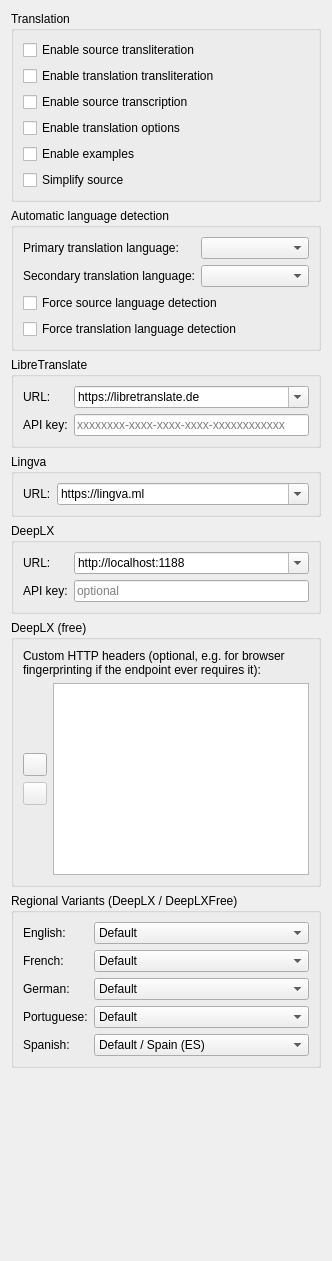
          <widget class="QWidget" name="translationPage">
           <property name="sizePolicy">
            <sizepolicy hsizetype="Ignored" vsizetype="Ignored">
             <horstretch>0</horstretch>
             <verstretch>0</verstretch>
            </sizepolicy>
           </property>
           <layout class="QVBoxLayout" name="translationLayout">
            <item>
             <widget class="QGroupBox" name="translationGroupBox">
              <property name="title">
               <string>Translation</string>
              </property>
              <layout class="QVBoxLayout" name="translationBoxLayout">
               <item>
                <widget class="QCheckBox" name="sourceTranslitCheckBox">
                 <property name="toolTip">
                  <string>&lt;html&gt;&lt;head/&gt;&lt;body&gt;&lt;p&gt;Enable or disable source transliteration&lt;/p&gt;&lt;/body&gt;&lt;/html&gt;</string>
                 </property>
                 <property name="text">
                  <string>Enable source transliteration</string>
                 </property>
                </widget>
               </item>
               <item>
                <widget class="QCheckBox" name="translationTranslitCheckBox">
                 <property name="toolTip">
                  <string>&lt;html&gt;&lt;head/&gt;&lt;body&gt;&lt;p&gt;Enable or disable translation transliteration&lt;/p&gt;&lt;/body&gt;&lt;/html&gt;</string>
                 </property>
                 <property name="text">
                  <string>Enable translation transliteration</string>
                 </property>
                </widget>
               </item>
               <item>
                <widget class="QCheckBox" name="sourceTranscriptionCheckBox">
                 <property name="toolTip">
                  <string>&lt;html&gt;&lt;head/&gt;&lt;body&gt;&lt;p&gt;Enable or disable source transcription&lt;/p&gt;&lt;/body&gt;&lt;/html&gt;</string>
                 </property>
                 <property name="text">
                  <string>Enable source transcription</string>
                 </property>
                </widget>
               </item>
               <item>
                <widget class="QCheckBox" name="translationOptionsCheckBox">
                 <property name="toolTip">
                  <string>&lt;html&gt;&lt;head/&gt;&lt;body&gt;&lt;p&gt;Enable or disable translation options&lt;/p&gt;&lt;/body&gt;&lt;/html&gt;</string>
                 </property>
                 <property name="text">
                  <string>Enable translation options</string>
                 </property>
                </widget>
               </item>
               <item>
                <widget class="QCheckBox" name="examplesCheckBox">
                 <property name="toolTip">
                  <string>&lt;html&gt;&lt;head/&gt;&lt;body&gt;&lt;p&gt;Enable or disable usage examples&lt;/p&gt;&lt;/body&gt;&lt;/html&gt;</string>
                 </property>
                 <property name="text">
                  <string>Enable examples</string>
                 </property>
                </widget>
               </item>
               <item>
                <widget class="QCheckBox" name="sourceSimplificationCheckBox">
                 <property name="toolTip">
                  <string>&lt;html&gt;&lt;head/&gt;&lt;body&gt;&lt;p&gt;Replace each sequence of whitespaces (this includes the ASCII characters '\t', '\n', '\v', '\f', '\r', and ' ') with a single space in queries&lt;/p&gt;&lt;/body&gt;&lt;/html&gt;</string>
                 </property>
                 <property name="text">
                  <string>Simplify source</string>
                 </property>
                </widget>
               </item>
              </layout>
             </widget>
            </item>
            <item>
             <widget class="QGroupBox" name="langDetectionGroupBox">
              <property name="title">
               <string>Automatic language detection</string>
              </property>
              <layout class="QFormLayout" name="formLayout_5">
               <item row="0" column="0">
                <widget class="QLabel" name="primaryLangLabel">
                 <property name="text">
                  <string>Primary translation language:</string>
                 </property>
                </widget>
               </item>
               <item row="0" column="1">
                <widget class="QComboBox" name="primaryLangComboBox">
                 <property name="toolTip">
                  <string>&lt;html&gt;&lt;head/&gt;&lt;body&gt;&lt;p&gt;Language to which text will be translated when autodetecting&lt;/p&gt;&lt;/body&gt;&lt;/html&gt;</string>
                 </property>
                </widget>
               </item>
               <item row="1" column="0">
                <widget class="QLabel" name="secondaryLangLabel">
                 <property name="text">
                  <string>Secondary translation language:</string>
                 </property>
                </widget>
               </item>
               <item row="1" column="1">
                <widget class="QComboBox" name="secondaryLangComboBox">
                 <property name="toolTip">
                  <string>&lt;html&gt;&lt;head/&gt;&lt;body&gt;&lt;p&gt;Language to which the text will be translated if it is in the language selected above&lt;/p&gt;&lt;/body&gt;&lt;/html&gt;</string>
                 </property>
                </widget>
               </item>
               <item row="2" column="0" colspan="2">
                <widget class="QCheckBox" name="forceSourceAutodetectCheckBox">
                 <property name="toolTip">
                  <string>&lt;html&gt;&lt;head/&gt;&lt;body&gt;&lt;p&gt;Automatically switch to &lt;span style=&quot; font-style:italic;&quot;&gt;Auto&lt;/span&gt; when using OCR and global shortcuts&lt;/p&gt;&lt;/body&gt;&lt;/html&gt;</string>
                 </property>
                 <property name="text">
                  <string>Force source language detection</string>
                 </property>
                </widget>
               </item>
               <item row="3" column="0" colspan="2">
                <widget class="QCheckBox" name="forceTranslationAutodetectCheckBox">
                 <property name="toolTip">
                  <string>&lt;html&gt;&lt;head/&gt;&lt;body&gt;&lt;p&gt;Automatically switch to &lt;span style=&quot; font-style:italic;&quot;&gt;Auto&lt;/span&gt; when using OCR and global shortcuts&lt;/p&gt;&lt;/body&gt;&lt;/html&gt;</string>
                 </property>
                 <property name="text">
                  <string>Force translation language detection</string>
                 </property>
                </widget>
               </item>
              </layout>
             </widget>
            </item>
            <item>
             <widget class="QGroupBox" name="libreTranslateGroupBox">
              <property name="title">
               <string notr="true">LibreTranslate</string>
              </property>
              <layout class="QFormLayout" name="formLayout_10">
               <item row="1" column="0">
                <widget class="QLabel" name="libreTranslateUrlLabel">
                 <property name="text">
                  <string notr="true">URL:</string>
                 </property>
                </widget>
               </item>
               <item row="2" column="1">
                <widget class="QLineEdit" name="libreTranslateApiKeyTextEdit">
                 <property name="toolTip">
                  <string>&lt;html&gt;&lt;head/&gt;&lt;body&gt;&lt;p&gt;LibreTranslate instance API key&lt;/p&gt;&lt;p&gt;Free instances listed here doesn't require a key, so field can be empty&lt;/p&gt;&lt;/body&gt;&lt;/html&gt;</string>
                 </property>
                 <property name="text">
                  <string notr="true"/>
                 </property>
                 <property name="placeholderText">
                  <string notr="true">xxxxxxxx-xxxx-xxxx-xxxx-xxxxxxxxxxxx</string>
                 </property>
                </widget>
               </item>
               <item row="2" column="0">
                <widget class="QLabel" name="libreTranslateApiKeyLabel">
                 <property name="text">
                  <string>API key:</string>
                 </property>
                </widget>
               </item>
               <item row="1" column="1">
                <widget class="QComboBox" name="libreTranslateUrlComboBox">
                 <property name="sizePolicy">
                  <sizepolicy hsizetype="MinimumExpanding" vsizetype="Fixed">
                   <horstretch>0</horstretch>
                   <verstretch>0</verstretch>
                  </sizepolicy>
                 </property>
                 <property name="toolTip">
                  <string>&lt;html&gt;&lt;head/&gt;&lt;body&gt;&lt;p&gt;LibreTranslate engine URL&lt;/p&gt;&lt;p&gt;All instances can be found here: https://github.com/LibreTranslate/LibreTranslate#mirrors&lt;/p&gt;&lt;/body&gt;&lt;/html&gt;</string>
                 </property>
                 <property name="editable">
                  <bool>true</bool>
                 </property>
                 <property name="currentText">
                  <string notr="true">https://libretranslate.de</string>
                 </property>
                 <item>
                  <property name="text">
                   <string notr="true">https://libretranslate.de</string>
                  </property>
                 </item>
                </widget>
               </item>
              </layout>
             </widget>
            </item>
            <item>
             <widget class="QGroupBox" name="lingvaGroupBox">
              <property name="title">
               <string notr="true">Lingva</string>
              </property>
              <layout class="QFormLayout" name="formLayout_11">
               <item row="0" column="0">
                <widget class="QLabel" name="lingvaUrlLabel">
                 <property name="text">
                  <string notr="true">URL:</string>
                 </property>
                </widget>
               </item>
               <item row="0" column="1">
                <widget class="QComboBox" name="lingvaUrlComboBox">
                 <property name="sizePolicy">
                  <sizepolicy hsizetype="MinimumExpanding" vsizetype="Fixed">
                   <horstretch>0</horstretch>
                   <verstretch>0</verstretch>
                  </sizepolicy>
                 </property>
                 <property name="toolTip">
                  <string>&lt;html&gt;&lt;head/&gt;&lt;body&gt;&lt;p&gt;Lingva engine URL&lt;/p&gt;&lt;p&gt;All instances can be found here: https://github.com/TheDavidDelta/lingva-translate#instances&lt;/p&gt;&lt;/body&gt;&lt;/html&gt;</string>
                 </property>
                 <property name="editable">
                  <bool>true</bool>
                 </property>
                 <property name="currentText">
                  <string notr="true">https://lingva.ml</string>
                 </property>
                 <item>
                  <property name="text">
                   <string notr="true">https://lingva.ml</string>
                  </property>
                 </item>
                 <item>
                  <property name="text">
                   <string notr="true">https://translate.plausibility.cloud</string>
                  </property>
                 </item>
                 <item>
                  <property name="text">
                   <string notr="true">https://lingva.lunar.icu</string>
                  </property>
                 </item>
                </widget>
               </item>
              </layout>
             </widget>
            </item>
            <item>
             <widget class="QGroupBox" name="deeplxGroupBox">
              <property name="title">
               <string notr="true">DeepLX</string>
              </property>
              <layout class="QFormLayout" name="formLayout_12">
               <item row="0" column="0">
                <widget class="QLabel" name="deeplxUrlLabel">
                 <property name="text">
                  <string notr="true">URL:</string>
                 </property>
                </widget>
               </item>
               <item row="0" column="1">
                <widget class="QComboBox" name="deeplxUrlComboBox">
                 <property name="sizePolicy">
                  <sizepolicy hsizetype="MinimumExpanding" vsizetype="Fixed">
                   <horstretch>0</horstretch>
                   <verstretch>0</verstretch>
                  </sizepolicy>
                 </property>
                 <property name="toolTip">
                  <string>&lt;html&gt;&lt;head/&gt;&lt;body&gt;&lt;p&gt;DeepLX (DLX) instance URL&lt;/p&gt;&lt;p&gt;DeepLX is self-hosted, so point this at your own running instance, e.g. http://localhost:1188&lt;/p&gt;&lt;/body&gt;&lt;/html&gt;</string>
                 </property>
                 <property name="editable">
                  <bool>true</bool>
                 </property>
                 <property name="currentText">
                  <string notr="true">http://localhost:1188</string>
                 </property>
                 <item>
                  <property name="text">
                   <string notr="true">http://localhost:1188</string>
                  </property>
                 </item>
                </widget>
               </item>
               <item row="1" column="0">
                <widget class="QLabel" name="deeplxApiKeyLabel">
                 <property name="text">
                  <string>API key:</string>
                 </property>
                </widget>
               </item>
               <item row="1" column="1">
                <widget class="QLineEdit" name="deeplxApiKeyTextEdit">
                 <property name="toolTip">
                  <string>&lt;html&gt;&lt;head/&gt;&lt;body&gt;&lt;p&gt;Bearer token for your DeepLX instance&lt;/p&gt;&lt;p&gt;Only required if your instance was started with the -token option, so this field can usually be left empty&lt;/p&gt;&lt;/body&gt;&lt;/html&gt;</string>
                 </property>
                 <property name="text">
                  <string notr="true"/>
                 </property>
                 <property name="placeholderText">
                  <string notr="true">optional</string>
                 </property>
                </widget>
               </item>
              </layout>
             </widget>
            </item>
            <item>
             <widget class="QGroupBox" name="deeplxFreeGroupBox">
              <property name="title">
               <string notr="true">DeepLX (free)</string>
              </property>
              <layout class="QVBoxLayout" name="deeplxFreeLayout">
               <item>
                <widget class="QLabel" name="deeplxFreeHeadersLabel">
                 <property name="text">
                  <string>Custom HTTP headers (optional, e.g. for browser fingerprinting if the endpoint ever requires it):</string>
                 </property>
                 <property name="wordWrap">
                  <bool>true</bool>
                 </property>
                </widget>
               </item>
               <item>
                <layout class="QHBoxLayout" name="deeplxFreeHeadersTableHorizontalLayout">
                 <item>
                  <layout class="QVBoxLayout" name="deeplxFreeHeadersButtonsVerticalLayout">
                   <item>
                    <spacer name="deeplxFreeHeadersButtonsVerticalSpacer1">
                     <property name="orientation">
                      <enum>Qt::Vertical</enum>
                     </property>
                     <property name="sizeHint" stdset="0">
                      <size>
                       <width>0</width>
                       <height>0</height>
                      </size>
                     </property>
                    </spacer>
                   </item>
                   <item>
                    <widget class="QToolButton" name="deeplxFreeHeadersAddButton">
                     <property name="icon">
                      <iconset theme="list-add"/>
                     </property>
                    </widget>
                   </item>
                   <item>
                    <widget class="QToolButton" name="deeplxFreeHeadersRemoveButton">
                     <property name="enabled">
                      <bool>false</bool>
                     </property>
                     <property name="icon">
                      <iconset theme="list-remove"/>
                     </property>
                    </widget>
                   </item>
                   <item>
                    <spacer name="deeplxFreeHeadersButtonsVerticalSpacer2">
                     <property name="orientation">
                      <enum>Qt::Vertical</enum>
                     </property>
                     <property name="sizeHint" stdset="0">
                      <size>
                       <width>0</width>
                       <height>0</height>
                      </size>
                     </property>
                    </spacer>
                   </item>
                  </layout>
                 </item>
                 <item>
                  <widget class="TesseractParametersTableWidget" name="deeplxFreeHeadersTableWidget"/>
                 </item>
                </layout>
               </item>
              </layout>
             </widget>
            </item>
            <item>
             <widget class="QGroupBox" name="deeplRegionsGroupBox">
              <property name="toolTip">
               <string>Only affects the DeepLX and DeepLXFree engines - other engines don't support regional variants of a language.</string>
              </property>
              <property name="title">
               <string>Regional Variants (DeepLX / DeepLXFree)</string>
              </property>
              <layout class="QFormLayout" name="deeplRegionsFormLayout">
               <item row="0" column="0">
                <widget class="QLabel" name="englishRegionLabel">
                 <property name="text">
                  <string notr="true">English:</string>
                 </property>
                </widget>
               </item>
               <item row="0" column="1">
                <widget class="QComboBox" name="englishRegionComboBox">
                 <item>
                  <property name="text">
                   <string>Default</string>
                  </property>
                 </item>
                 <item>
                  <property name="text">
                   <string notr="true">American (EN-US)</string>
                  </property>
                 </item>
                 <item>
                  <property name="text">
                   <string notr="true">British (EN-GB)</string>
                  </property>
                 </item>
                </widget>
               </item>
               <item row="1" column="0">
                <widget class="QLabel" name="frenchRegionLabel">
                 <property name="text">
                  <string notr="true">French:</string>
                 </property>
                </widget>
               </item>
               <item row="1" column="1">
                <widget class="QComboBox" name="frenchRegionComboBox">
                 <item>
                  <property name="text">
                   <string>Default</string>
                  </property>
                 </item>
                 <item>
                  <property name="text">
                   <string notr="true">France (FR-FR)</string>
                  </property>
                 </item>
                 <item>
                  <property name="text">
                   <string notr="true">Canada (FR-CA)</string>
                  </property>
                 </item>
                </widget>
               </item>
               <item row="2" column="0">
                <widget class="QLabel" name="germanRegionLabel">
                 <property name="text">
                  <string notr="true">German:</string>
                 </property>
                </widget>
               </item>
               <item row="2" column="1">
                <widget class="QComboBox" name="germanRegionComboBox">
                 <item>
                  <property name="text">
                   <string>Default</string>
                  </property>
                 </item>
                 <item>
                  <property name="text">
                   <string notr="true">Germany (DE-DE)</string>
                  </property>
                 </item>
                 <item>
                  <property name="text">
                   <string notr="true">Switzerland (DE-CH)</string>
                  </property>
                 </item>
                </widget>
               </item>
               <item row="3" column="0">
                <widget class="QLabel" name="portugueseRegionLabel">
                 <property name="text">
                  <string notr="true">Portuguese:</string>
                 </property>
                </widget>
               </item>
               <item row="3" column="1">
                <widget class="QComboBox" name="portugueseRegionComboBox">
                 <item>
                  <property name="text">
                   <string>Default</string>
                  </property>
                 </item>
                 <item>
                  <property name="text">
                   <string notr="true">Brazil (PT-BR)</string>
                  </property>
                 </item>
                 <item>
                  <property name="text">
                   <string notr="true">Portugal (PT-PT)</string>
                  </property>
                 </item>
                </widget>
               </item>
               <item row="4" column="0">
                <widget class="QLabel" name="spanishRegionLabel">
                 <property name="text">
                  <string notr="true">Spanish:</string>
                 </property>
                </widget>
               </item>
               <item row="4" column="1">
                <widget class="QComboBox" name="spanishRegionComboBox">
                 <item>
                  <property name="text">
                   <string notr="true">Default / Spain (ES)</string>
                  </property>
                 </item>
                 <item>
                  <property name="text">
                   <string notr="true">Latin America (ES-419)</string>
                  </property>
                 </item>
                </widget>
               </item>
              </layout>
             </widget>
            </item>
            <item>
             <spacer name="translationPageSpacer">
              <property name="orientation">
               <enum>Qt::Vertical</enum>
              </property>
              <property name="sizeHint" stdset="0">
               <size>
                <width>20</width>
                <height>182</height>
               </size>
              </property>
             </spacer>
            </item>
           </layout>
          </widget>
